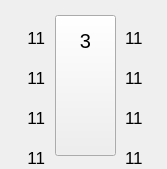
      <widget class="QWidget" name="widget_dispen_3" native="true">
       <property name="geometry">
        <rect>
         <x>337</x>
         <y>7</y>
         <width>167</width>
         <height>169</height>
        </rect>
       </property>
       <property name="minimumSize">
        <size>
         <width>0</width>
         <height>0</height>
        </size>
       </property>
       <property name="font">
        <font>
         <stylestrategy>PreferAntialias</stylestrategy>
        </font>
       </property>
       <widget class="QLabel" name="label_gun_3_2">
        <property name="geometry">
         <rect>
          <x>128</x>
          <y>5</y>
          <width>25</width>
          <height>25</height>
         </rect>
        </property>
        <property name="font">
         <font>
          <stylestrategy>PreferAntialias</stylestrategy>
         </font>
        </property>
        <property name="styleSheet">
         <string notr="true">border-image: url(:/picture/gasgun_green_R.png);</string>
        </property>
        <property name="text">
         <string/>
        </property>
       </widget>
       <widget class="QLabel" name="label_gun_3_3">
        <property name="geometry">
         <rect>
          <x>14</x>
          <y>45</y>
          <width>25</width>
          <height>25</height>
         </rect>
        </property>
        <property name="font">
         <font>
          <stylestrategy>PreferAntialias</stylestrategy>
         </font>
        </property>
        <property name="styleSheet">
         <string notr="true">border-image: url(:/picture/gasgun_green_L.png);</string>
        </property>
        <property name="text">
         <string/>
        </property>
       </widget>
       <widget class="QLabel" name="label_gun_3_1">
        <property name="geometry">
         <rect>
          <x>14</x>
          <y>5</y>
          <width>25</width>
          <height>25</height>
         </rect>
        </property>
        <property name="font">
         <font>
          <stylestrategy>PreferAntialias</stylestrategy>
         </font>
        </property>
        <property name="styleSheet">
         <string notr="true">border-image: url(:/picture/gasgun_green_L.png);</string>
        </property>
        <property name="text">
         <string/>
        </property>
       </widget>
       <widget class="QLabel" name="label_gun_3_4">
        <property name="geometry">
         <rect>
          <x>128</x>
          <y>45</y>
          <width>25</width>
          <height>25</height>
         </rect>
        </property>
        <property name="font">
         <font>
          <stylestrategy>PreferAntialias</stylestrategy>
         </font>
        </property>
        <property name="styleSheet">
         <string notr="true">border-image: url(:/picture/gasgun_green_R.png);</string>
        </property>
        <property name="text">
         <string/>
        </property>
       </widget>
       <widget class="QLabel" name="label_dispen_3">
        <property name="geometry">
         <rect>
          <x>45</x>
          <y>10</y>
          <width>81</width>
          <height>151</height>
         </rect>
        </property>
        <property name="font">
         <font>
          <stylestrategy>PreferAntialias</stylestrategy>
         </font>
        </property>
        <property name="styleSheet">
         <string notr="true">border-image: url(:/picture/jiayouji.png);</string>
        </property>
        <property name="text">
         <string/>
        </property>
       </widget>
       <widget class="QToolButton" name="toolButton_dispen_3">
        <property name="geometry">
         <rect>
          <x>55</x>
          <y>15</y>
          <width>61</width>
          <height>141</height>
         </rect>
        </property>
        <property name="font">
         <font>
          <stylestrategy>PreferAntialias</stylestrategy>
         </font>
        </property>
        <property name="styleSheet">
         <string notr="true">border-image: url(:/picture/touming.png);</string>
        </property>
        <property name="text">
         <string/>
        </property>
       </widget>
       <widget class="QLabel" name="label_gun_3_4u">
        <property name="geometry">
         <rect>
          <x>128</x>
          <y>45</y>
          <width>25</width>
          <height>25</height>
         </rect>
        </property>
        <property name="font">
         <font>
          <stylestrategy>PreferAntialias</stylestrategy>
         </font>
        </property>
        <property name="styleSheet">
         <string notr="true">border-image: url(:/picture/gasgun_blue_R.png);</string>
        </property>
        <property name="text">
         <string/>
        </property>
       </widget>
       <widget class="QLabel" name="label_gun_3_2u">
        <property name="geometry">
         <rect>
          <x>128</x>
          <y>5</y>
          <width>25</width>
          <height>25</height>
         </rect>
        </property>
        <property name="font">
         <font>
          <stylestrategy>PreferAntialias</stylestrategy>
         </font>
        </property>
        <property name="styleSheet">
         <string notr="true">border-image: url(:/picture/gasgun_blue_R.png);</string>
        </property>
        <property name="text">
         <string/>
        </property>
       </widget>
       <widget class="QLabel" name="label_gun_3_3u">
        <property name="geometry">
         <rect>
          <x>14</x>
          <y>45</y>
          <width>25</width>
          <height>25</height>
         </rect>
        </property>
        <property name="font">
         <font>
          <stylestrategy>PreferAntialias</stylestrategy>
         </font>
        </property>
        <property name="styleSheet">
         <string notr="true">border-image: url(:/picture/gasgun_blue_L.png);</string>
        </property>
        <property name="text">
         <string/>
        </property>
       </widget>
       <widget class="QLabel" name="label_gun_3_1u">
        <property name="geometry">
         <rect>
          <x>14</x>
          <y>5</y>
          <width>25</width>
          <height>25</height>
         </rect>
        </property>
        <property name="font">
         <font>
          <stylestrategy>PreferAntialias</stylestrategy>
         </font>
        </property>
        <property name="styleSheet">
         <string notr="true">border-image: url(:/picture/gasgun_blue_L.png);</string>
        </property>
        <property name="text">
         <string/>
        </property>
       </widget>
       <widget class="QLabel" name="label_gun_3_5">
        <property name="geometry">
         <rect>
          <x>14</x>
          <y>85</y>
          <width>25</width>
          <height>25</height>
         </rect>
        </property>
        <property name="font">
         <font>
          <stylestrategy>PreferAntialias</stylestrategy>
         </font>
        </property>
        <property name="styleSheet">
         <string notr="true">border-image: url(:/picture/gasgun_green_L.png);</string>
        </property>
        <property name="text">
         <string/>
        </property>
       </widget>
       <widget class="QLabel" name="label_gun_3_6">
        <property name="geometry">
         <rect>
          <x>128</x>
          <y>85</y>
          <width>25</width>
          <height>25</height>
         </rect>
        </property>
        <property name="font">
         <font>
          <stylestrategy>PreferAntialias</stylestrategy>
         </font>
        </property>
        <property name="styleSheet">
         <string notr="true">border-image: url(:/picture/gasgun_green_R.png);</string>
        </property>
        <property name="text">
         <string/>
        </property>
       </widget>
       <widget class="QLabel" name="label_gun_3_6u">
        <property name="geometry">
         <rect>
          <x>128</x>
          <y>85</y>
          <width>25</width>
          <height>25</height>
         </rect>
        </property>
        <property name="font">
         <font>
          <stylestrategy>PreferAntialias</stylestrategy>
         </font>
        </property>
        <property name="styleSheet">
         <string notr="true">border-image: url(:/picture/gasgun_blue_R.png);</string>
        </property>
        <property name="text">
         <string/>
        </property>
       </widget>
       <widget class="QLabel" name="label_gun_3_5u">
        <property name="geometry">
         <rect>
          <x>14</x>
          <y>85</y>
          <width>25</width>
          <height>25</height>
         </rect>
        </property>
        <property name="font">
         <font>
          <stylestrategy>PreferAntialias</stylestrategy>
         </font>
        </property>
        <property name="styleSheet">
         <string notr="true">border-image: url(:/picture/gasgun_blue_L.png);</string>
        </property>
        <property name="text">
         <string/>
        </property>
       </widget>
       <widget class="QLabel" name="label_map_16">
        <property name="geometry">
         <rect>
          <x>10</x>
          <y>28</y>
          <width>35</width>
          <height>19</height>
         </rect>
        </property>
        <property name="font">
         <font>
          <pointsize>13</pointsize>
          <stylestrategy>PreferAntialias</stylestrategy>
         </font>
        </property>
        <property name="text">
         <string>11</string>
        </property>
        <property name="alignment">
         <set>Qt::AlignRight|Qt::AlignTrailing|Qt::AlignVCenter</set>
        </property>
       </widget>
       <widget class="QLabel" name="label_map_17">
        <property name="geometry">
         <rect>
          <x>125</x>
          <y>28</y>
          <width>35</width>
          <height>19</height>
         </rect>
        </property>
        <property name="font">
         <font>
          <pointsize>13</pointsize>
          <stylestrategy>PreferAntialias</stylestrategy>
         </font>
        </property>
        <property name="text">
         <string>11</string>
        </property>
       </widget>
       <widget class="QLabel" name="label_gun_3_7u">
        <property name="geometry">
         <rect>
          <x>14</x>
          <y>125</y>
          <width>25</width>
          <height>25</height>
         </rect>
        </property>
        <property name="font">
         <font>
          <stylestrategy>PreferAntialias</stylestrategy>
         </font>
        </property>
        <property name="styleSheet">
         <string notr="true">border-image: url(:/picture/gasgun_blue_L.png);</string>
        </property>
        <property name="text">
         <string/>
        </property>
       </widget>
       <widget class="QLabel" name="label_gun_3_8u">
        <property name="geometry">
         <rect>
          <x>128</x>
          <y>125</y>
          <width>25</width>
          <height>25</height>
         </rect>
        </property>
        <property name="font">
         <font>
          <stylestrategy>PreferAntialias</stylestrategy>
         </font>
        </property>
        <property name="styleSheet">
         <string notr="true">border-image: url(:/picture/gasgun_blue_R.png);</string>
        </property>
        <property name="text">
         <string/>
        </property>
       </widget>
       <widget class="QLabel" name="label_gun_3_7">
        <property name="geometry">
         <rect>
          <x>14</x>
          <y>125</y>
          <width>25</width>
          <height>25</height>
         </rect>
        </property>
        <property name="font">
         <font>
          <stylestrategy>PreferAntialias</stylestrategy>
         </font>
        </property>
        <property name="styleSheet">
         <string notr="true">border-image: url(:/picture/gasgun_green_L.png);</string>
        </property>
        <property name="text">
         <string/>
        </property>
       </widget>
       <widget class="QLabel" name="label_gun_3_8">
        <property name="geometry">
         <rect>
          <x>128</x>
          <y>125</y>
          <width>25</width>
          <height>25</height>
         </rect>
        </property>
        <property name="font">
         <font>
          <stylestrategy>PreferAntialias</stylestrategy>
         </font>
        </property>
        <property name="styleSheet">
         <string notr="true">border-image: url(:/picture/gasgun_green_R.png);</string>
        </property>
        <property name="text">
         <string/>
        </property>
       </widget>
       <widget class="QLabel" name="label_map_18">
        <property name="geometry">
         <rect>
          <x>10</x>
          <y>68</y>
          <width>35</width>
          <height>19</height>
         </rect>
        </property>
        <property name="font">
         <font>
          <pointsize>13</pointsize>
          <stylestrategy>PreferAntialias</stylestrategy>
         </font>
        </property>
        <property name="text">
         <string>11</string>
        </property>
        <property name="alignment">
         <set>Qt::AlignRight|Qt::AlignTrailing|Qt::AlignVCenter</set>
        </property>
       </widget>
       <widget class="QLabel" name="label_map_19">
        <property name="geometry">
         <rect>
          <x>125</x>
          <y>68</y>
          <width>35</width>
          <height>19</height>
         </rect>
        </property>
        <property name="font">
         <font>
          <pointsize>13</pointsize>
          <stylestrategy>PreferAntialias</stylestrategy>
         </font>
        </property>
        <property name="text">
         <string>11</string>
        </property>
       </widget>
       <widget class="QLabel" name="label_map_20">
        <property name="geometry">
         <rect>
          <x>10</x>
          <y>108</y>
          <width>35</width>
          <height>19</height>
         </rect>
        </property>
        <property name="font">
         <font>
          <pointsize>13</pointsize>
          <stylestrategy>PreferAntialias</stylestrategy>
         </font>
        </property>
        <property name="text">
         <string>11</string>
        </property>
        <property name="alignment">
         <set>Qt::AlignRight|Qt::AlignTrailing|Qt::AlignVCenter</set>
        </property>
       </widget>
       <widget class="QLabel" name="label_map_21">
        <property name="geometry">
         <rect>
          <x>125</x>
          <y>108</y>
          <width>35</width>
          <height>19</height>
         </rect>
        </property>
        <property name="font">
         <font>
          <pointsize>13</pointsize>
          <stylestrategy>PreferAntialias</stylestrategy>
         </font>
        </property>
        <property name="text">
         <string>11</string>
        </property>
       </widget>
       <widget class="QLabel" name="label_map_22">
        <property name="geometry">
         <rect>
          <x>10</x>
          <y>148</y>
          <width>35</width>
          <height>19</height>
         </rect>
        </property>
        <property name="font">
         <font>
          <pointsize>13</pointsize>
          <stylestrategy>PreferAntialias</stylestrategy>
         </font>
        </property>
        <property name="text">
         <string>11</string>
        </property>
        <property name="alignment">
         <set>Qt::AlignRight|Qt::AlignTrailing|Qt::AlignVCenter</set>
        </property>
       </widget>
       <widget class="QLabel" name="label_map_23">
        <property name="geometry">
         <rect>
          <x>125</x>
          <y>148</y>
          <width>35</width>
          <height>19</height>
         </rect>
        </property>
        <property name="font">
         <font>
          <pointsize>13</pointsize>
          <stylestrategy>PreferAntialias</stylestrategy>
         </font>
        </property>
        <property name="text">
         <string>11</string>
        </property>
       </widget>
       <widget class="QLabel" name="label_89">
        <property name="geometry">
         <rect>
          <x>75</x>
          <y>30</y>
          <width>21</width>
          <height>21</height>
         </rect>
        </property>
        <property name="font">
         <font>
          <pointsize>15</pointsize>
          <weight>50</weight>
          <bold>false</bold>
          <stylestrategy>PreferAntialias</stylestrategy>
         </font>
        </property>
        <property name="text">
         <string>3</string>
        </property>
        <property name="alignment">
         <set>Qt::AlignCenter</set>
        </property>
       </widget>
       <zorder>label_gun_3_2</zorder>
       <zorder>label_gun_3_3</zorder>
       <zorder>label_gun_3_1</zorder>
       <zorder>label_gun_3_4</zorder>
       <zorder>label_dispen_3</zorder>
       <zorder>toolButton_dispen_3</zorder>
       <zorder>label_gun_3_4u</zorder>
       <zorder>label_gun_3_2u</zorder>
       <zorder>label_gun_3_3u</zorder>
       <zorder>label_gun_3_1u</zorder>
       <zorder>label_gun_3_5</zorder>
       <zorder>label_gun_3_6</zorder>
       <zorder>label_gun_3_6u</zorder>
       <zorder>label_gun_3_5u</zorder>
       <zorder>label_map_16</zorder>
       <zorder>label_map_17</zorder>
       <zorder>label_gun_3_7</zorder>
       <zorder>label_gun_3_8</zorder>
       <zorder>label_gun_3_8u</zorder>
       <zorder>label_gun_3_7u</zorder>
       <zorder>label_map_18</zorder>
       <zorder>label_map_19</zorder>
       <zorder>label_map_20</zorder>
       <zorder>label_map_21</zorder>
       <zorder>label_map_22</zorder>
       <zorder>label_map_23</zorder>
       <zorder>label_89</zorder>
      </widget>
